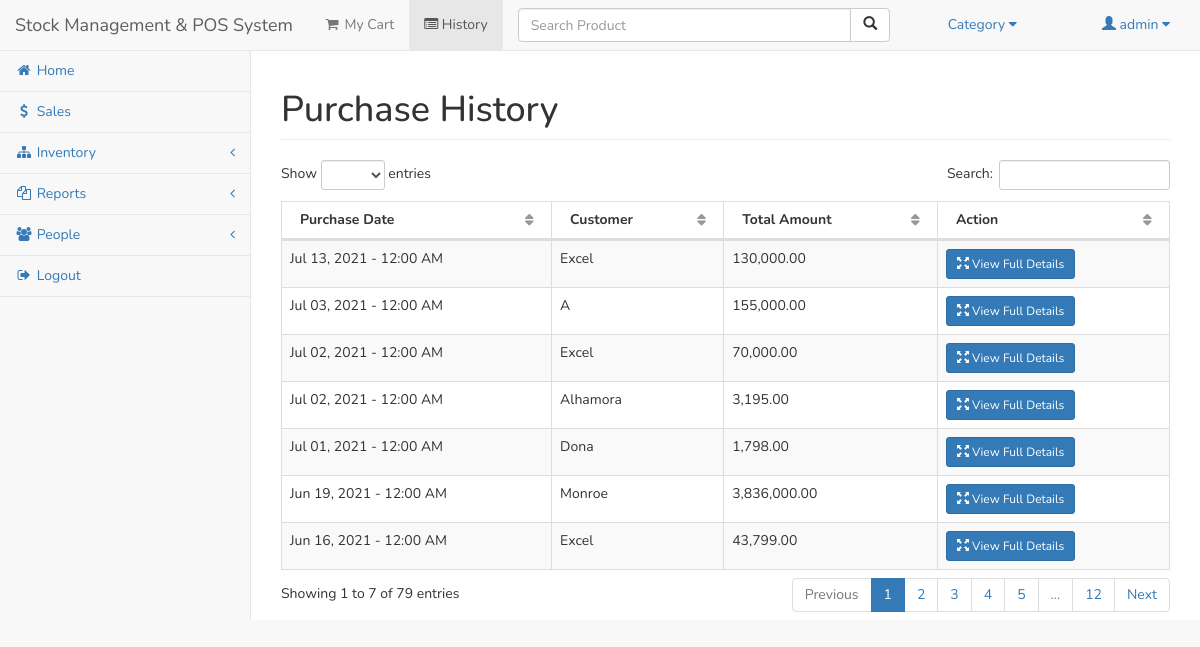
The page /admin/history.php (signed in) on the database its author committed.
### tables this page shows
CREATE TABLE `user` (
  `userid` int(11) NOT NULL,
  `username` varchar(30) NOT NULL,
  `password` varchar(50) NOT NULL,
  `access` int(1) NOT NULL
);

CREATE TABLE `sales` (
  `salesid` int(11) NOT NULL,
  `userid` int(11) NOT NULL,
  `sales_total` double NOT NULL,
  `sales_date` date NOT NULL,
  `customer_name` varchar(250) NOT NULL
);

### admin/session.php (called while the page is built, shortened)
<?php
	include('../conn.php');
	$sq=mysqli_query($conn,"select * from `user` where userid='".$_SESSION['id']."'");
	$srow=mysqli_fetch_array($sq);
	$user=$srow['username'];
?>

### admin/history.php (the view, shortened to what this page needs)
<?php include('session.php'); ?>
<?php include('header.php'); ?>
<body>
<?php include('salesnavbar.php'); ?>
<div id="wrapper">
	<div id="page-wrapper">
		<div id="container-fluid">
			<div style="height: 50px;"></div>
			<div class="row">
		        <div class="col-lg-12">
		            <h1 class="page-header">Purchase History</h1>
		        </div>
		    </div>
			<div class="row">
		    <div class="col-lg-12">
				<table width="100%" class="table table-striped table-bordered table-hover" id="historyTable">
					<thead>
						<tr>
							<th>Purchase Date</th>
							<th>Customer</th>
							<th>Total Amount</th>
							<th>Action</th>
						</tr>
					</thead>
					<tbody>
						<?php
							$h=mysqli_query($conn,"select * from sales where userid='".$_SESSION['id']."' order by sales_date desc");
							while($hrow=mysqli_fetch_array($h)){
								?>
									<tr>
										<td><?php echo date("M d, Y - h:i A", strtotime($hrow['sales_date']));?></td>
										<td><?php echo $hrow['customer_name']; ?></td>
										<td><?php echo number_format($hrow['sales_total'],2); ?></td>
										<td>
											<a href="#detail<?php echo $hrow['salesid']; ?>" data-toggle="modal" class="btn btn-primary btn-sm"><span class="glyphicon glyphicon-fullscreen"></span> View Full Details</a>
										</td>
									</tr>
								<?php
							}
						?>
					</tbody>
		        </table>
		            </div>
		        </div>
		</div>
	</div>
</div>
</body>
</html>

### admin/salesnavbar.php (shortened to what this page needs)
  <nav class="navbar navbar-default navbar-fixed-top" role="navigation" style="margin-bottom: 0">
      <div class="navbar-header">
	<a class="navbar-brand" href="index.php">Stock Management & POS System</a>
      </div>
      <ul class=" nav navbar-nav">
	<li id="cartme" style="cursor:pointer">
             <a id="cart_control"><i class="fa fa-shopping-cart fa-fw"></i> My Cart</a>
          </li>
	<li id="history"><a href="history.php"><span class="fa fa-list-alt"></span> History</a></li>
	<li>
		<form class="navbar-form" role="search" method="POST" action="search_result2.php">
		<div class="input-group" id="searchbox" style="width:400px;">
			<input type="text" class="form-control" placeholder="Search Product" name="search" id="search">
			<div class="input-group-btn">
			<button class="btn btn-default" type="submit"><i class="glyphicon glyphicon-search"></i></button>
			</div>
		</div>
		</form>
	</li>
</ul>
      <ul class="nav navbar-top-links navbar-header">
          <li class="dropdown">
              <a class="dropdown-toggle" data-toggle="dropdown" href="#"> Category <i class="fa fa-caret-down"></i>
              </a>
          </li>
      </ul>
      <ul class="nav navbar-top-links navbar-right">
          <li class="dropdown">
              <a class="dropdown-toggle" data-toggle="dropdown" href="#">
			<span class="glyphicon glyphicon-user"></span> <?php echo $user; ?> <i class="fa fa-caret-down"></i>
              </a>
          </li>
      </ul>
      <div class="navbar-default sidebar" role="navigation">
          <div class="sidebar-nav navbar-collapse">
              <ul class="nav" id="side-menu">
                  <li>
                      <a href="index.php"><i class="fa fa-home fa-fw"></i> Home </a>
                  </li>
                  <li>
                      <a href="sales_trans.php"><i class="fa fa-usd fa-fw"></i> Sales </a>
                  </li>
                  <li>
                      <a href="#"><i class="fa fa-sitemap fa-fw"></i> Inventory <span class="fa arrow"></span></a>
                  </li>
			<li>
                      <a href="#"><i class="fa fa-copy fa-fw"></i> Reports<span class="fa arrow"></span></a>
                  </li>
                  <li>
                      <a href="#"><i class="fa fa-users fa-fw"></i> People <span class="fa arrow"></span></a>
                  </li>
			<li><a href="#logout" data-toggle="modal"><i class="fa fa-sign-out fa-fw"></i> Logout</a></li>
              </ul>
          </div>
      </div>
  </nav>

### admin/header.php (style rules this page uses)
* { font-family: 'Nunito', sans-serif; }

### rows shown on the page
user: username "admin"
sales: sales_date "Jul 13, 2021 - 12:00 AM", customer_name "Excel", sales_total "130,000.00"
sales: sales_date "Jul 03, 2021 - 12:00 AM", customer_name "A", sales_total "155,000.00"
sales: sales_date "Jul 02, 2021 - 12:00 AM", customer_name "Excel", sales_total "70,000.00"
sales: sales_date "Jul 02, 2021 - 12:00 AM", customer_name "Alhamora", sales_total "3,195.00"
sales: sales_date "Jul 01, 2021 - 12:00 AM", customer_name "Dona", sales_total "1,798.00"
sales: sales_date "Jun 19, 2021 - 12:00 AM", customer_name "Monroe", sales_total "3,836,000.00"
sales: sales_date "Jun 16, 2021 - 12:00 AM", customer_name "Excel", sales_total "43,799.00"
